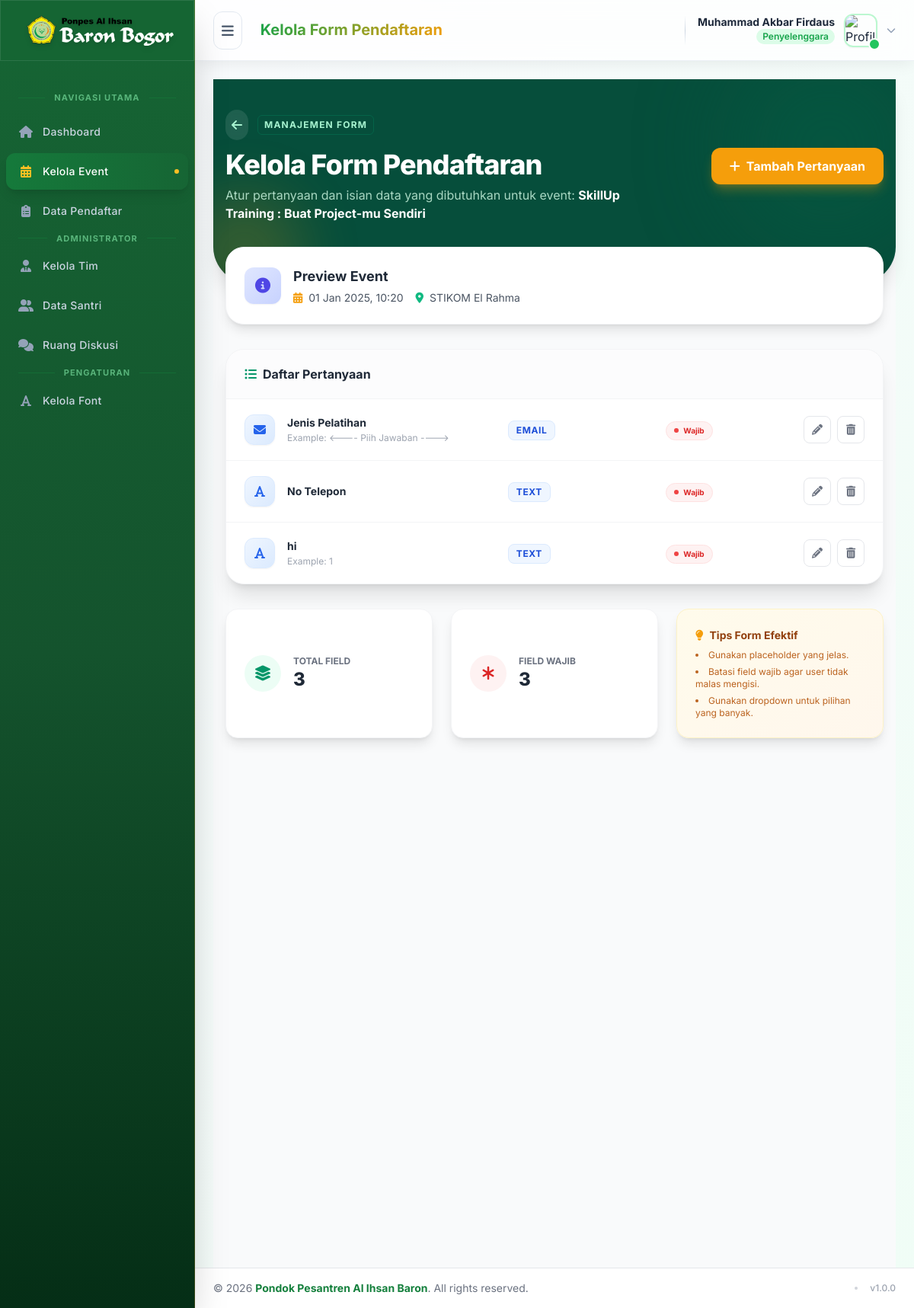
The page /admin/kelola_form.php?id=1 (signed in) on the database its author committed.
### tables this page shows
CREATE TABLE `workshops` (
  `id` int NOT NULL,
  `penyelenggara_id` int NOT NULL,
  `judul` varchar(255) NOT NULL,
  `visibilitas` enum('public','internal') DEFAULT 'public',
  `deskripsi` text NOT NULL,
  `poster` varchar(255) DEFAULT NULL,
  `tanggal_waktu` datetime NOT NULL,
  `jam_selesai` datetime DEFAULT NULL,
  `lokasi` varchar(255) NOT NULL,
  `tipe_event` enum('gratis','berbayar') NOT NULL DEFAULT 'gratis',
  `harga` int DEFAULT '0',
  `nominal_denda` decimal(10,2) DEFAULT '0.00',
  `sertifikat_template` varchar(255) DEFAULT NULL,
  `sertifikat_prefix` varchar(100) DEFAULT NULL,
  `sertifikat_nomor_awal` int NOT NULL DEFAULT '1',
  `sertifikat_nama_fs` int NOT NULL DEFAULT '120',
  `sertifikat_nama_y_percent` decimal(7,2) NOT NULL DEFAULT '50.00',
  `sertifikat_nama_x_percent` decimal(7,2) NOT NULL DEFAULT '50.00',
  `sertifikat_nomor_fs` int NOT NULL DEFAULT '40',
  `sertifikat_nomor_y_percent` decimal(7,2) NOT NULL DEFAULT '60.00',
  `sertifikat_font` varchar(255) DEFAULT 'Poppins-SemiBold.ttf',
  `sertifikat_orientasi` enum('portrait','landscape') NOT NULL DEFAULT 'portrait',
  `sertifikat_nomor_x_percent` decimal(7,2) NOT NULL DEFAULT '50.00',
  `created_at` timestamp NOT NULL DEFAULT CURRENT_TIMESTAMP,
  `is_kuesioner_active` tinyint(1) DEFAULT '0',
  `is_diskusi_active` tinyint(1) DEFAULT '1'
);

CREATE TABLE `form_fields` (
  `id` int NOT NULL,
  `workshop_id` int NOT NULL,
  `label` varchar(255) NOT NULL,
  `field_type` enum('text','email','tel','select','radio','textarea') NOT NULL,
  `options` text,
  `is_required` tinyint(1) NOT NULL DEFAULT '1',
  `placeholder` varchar(255) DEFAULT NULL,
  `urutan` int DEFAULT '0'
);

### admin/kelola_form.php (the view, shortened to what this page needs)
<?php
require_once '../admin/templates/header.php';
require_once '../core/koneksi.php';
$workshop_id = $_GET['id'];
$stmt_workshop = $pdo->prepare("SELECT * FROM workshops WHERE id = ?");
$stmt_workshop->execute([$workshop_id]);
$workshop = $stmt_workshop->fetch(PDO::FETCH_ASSOC);
$stmt_fields = $pdo->prepare("SELECT * FROM form_fields WHERE workshop_id = ? ORDER BY urutan ASC, id ASC");
$stmt_fields->execute([$workshop_id]);
$fields = $stmt_fields->fetchAll(PDO::FETCH_ASSOC);
?>
<div class="min-h-screen bg-gray-50 font-sans pb-32">
    <div class="bg-emerald-900 pb-20 pt-10 px-4 rounded-b-[3rem] shadow-xl relative overflow-hidden">
        <div class="absolute bottom-0 left-0 -mb-10 -ml-10 w-40 h-40 bg-amber-500 rounded-full opacity-20 blur-2xl"></div>
        <div class="max-w-6xl mx-auto relative z-10 flex flex-col md:flex-row justify-between items-start md:items-center gap-6">
            <div>
                <div class="flex items-center gap-3 mb-3">
                    <a href="kelola_event.php" class="text-emerald-200 hover:text-white transition-all bg-white/10 hover:bg-white/20 p-2 rounded-full backdrop-blur-sm group">
                        <i class="fas fa-arrow-left group-hover:-translate-x-1 transition-transform"></i>
                    </a>
                    <span class="text-emerald-200 text-xs font-bold uppercase tracking-widest border border-emerald-700/50 px-2 py-1 rounded-md">Manajemen Form</span>
                </div>
                <h1 class="text-3xl md:text-4xl font-extrabold text-white tracking-tight leading-tight">
                    Kelola Form Pendaftaran
                </h1>
                <p class="text-emerald-100/80 mt-2 text-sm md:text-base max-w-xl">
                    Atur pertanyaan dan isian data yang dibutuhkan untuk event: <span class="font-bold text-white"><?= htmlspecialchars($workshop['judul']) ?></span>
                </p>
            </div>
            <div class="flex flex-col sm:flex-row gap-3 w-full md:w-auto">
                <button type="button" id="btnTambahField" data-workshop-id="<?= $workshop['id'] ?>"
                    class="bg-amber-500 hover:bg-amber-600 text-white font-bold py-3 px-6 rounded-xl shadow-lg shadow-amber-500/30 transition-all transform hover:-translate-y-0.5 flex items-center justify-center gap-2">
                    <i class="fas fa-plus"></i> Tambah Pertanyaan
                </button>
            </div>
        </div>
    </div>
    <div class="max-w-6xl mx-auto px-4 -mt-12 relative z-20">
        <div class="bg-white rounded-3xl shadow-lg border border-gray-100 p-6 mb-8 flex flex-col md:flex-row items-center gap-4">
            <div class="w-12 h-12 rounded-xl bg-gradient-to-br from-indigo-100 to-indigo-200 text-indigo-600 flex items-center justify-center text-xl shadow-sm flex-shrink-0">
                <i class="fas fa-info-circle"></i>
            </div>
            <div class="flex-1">
                <h3 class="text-lg font-bold text-gray-800">Preview Event</h3>
                <div class="flex flex-wrap gap-4 mt-1 text-sm text-gray-600">
                    <span class="flex items-center"><i class="fas fa-calendar-alt mr-2 text-amber-500"></i> <?= date('d M Y, H:i', strtotime($workshop['tanggal_waktu'])) ?></span>
                    <span class="flex items-center"><i class="fas fa-map-marker-alt mr-2 text-emerald-500"></i> <?= htmlspecialchars($workshop['lokasi']) ?></span>
                </div>
            </div>
        </div>
        <div class="bg-white rounded-3xl shadow-xl border border-gray-100 overflow-hidden">
            <div class="bg-gray-50/50 px-6 py-5 border-b border-gray-100">
                <h3 class="font-bold text-gray-800 flex items-center gap-2">
                    <i class="fas fa-list-ul text-emerald-600"></i> Daftar Pertanyaan
                </h3>
            </div>
            <div class="divide-y divide-gray-100">
                <?php if (empty($fields)): ?>
                        <div class="p-12 text-center">
                            <div class="w-20 h-20 bg-gray-50 rounded-full flex items-center justify-center mx-auto mb-4 border-2 border-dashed border-gray-200">
                                <i class="fas fa-clipboard-question text-3xl text-gray-300"></i>
                            </div>
                            <h3 class="text-lg font-bold text-gray-800">Belum Ada Pertanyaan</h3>
                            <p class="text-gray-500 text-sm mt-2 max-w-sm mx-auto">
                                Form pendaftaran masih kosong. Mulai tambahkan pertanyaan untuk calon peserta.
                            </p>
                            <button type="button" id="btnTambahFieldEmpty" data-workshop-id="<?= $workshop['id'] ?>"
                                class="mt-6 inline-flex items-center justify-center px-6 py-2.5 bg-emerald-600 text-white rounded-xl hover:bg-emerald-700 transition shadow-lg shadow-emerald-200 font-bold text-sm">
                                <i class="fas fa-plus mr-2"></i> Tambah Pertanyaan Pertama
                            </button>
                        </div>
                <?php else: ?>
                        <?php foreach ($fields as $field): ?>
                                <div class="px-6 py-5 hover:bg-emerald-50/30 transition-colors group">
                                    <div class="grid grid-cols-1 md:grid-cols-12 gap-4 items-center">
                                        <div class="md:col-span-5 flex items-center gap-4">
                                            <div class="w-10 h-10 rounded-xl bg-gradient-to-br from-blue-50 to-blue-100 text-blue-600 flex items-center justify-center shadow-sm border border-blue-100 flex-shrink-0">
                                                <?php
                                                $icons = [
                                                    'text' => 'fa-font',
                                                    'email' => 'fa-envelope',
                                                    'tel' => 'fa-phone',
                                                    'textarea' => 'fa-align-left',
                                                    'select' => 'fa-list-ul',
                                                    'radio' => 'fa-dot-circle'
                                                ];
                                                $iconClass = $icons[$field['field_type']] ?? 'fa-question';
                                                ?>
                                                <i class="fas <?= $iconClass ?>"></i>
                                            </div>
                                            <div class="min-w-0">
                                                <h4 class="font-bold text-gray-800 text-sm truncate group-hover:text-emerald-700 transition-colors">
                                                    <?= htmlspecialchars($field['label']) ?>
                                                </h4>
                                                <?php if ($field['placeholder']): ?>
                                                        <p class="text-xs text-gray-400 truncate mt-0.5">Example: <?= htmlspecialchars($field['placeholder']) ?></p>
                                                <?php endif; ?>
                                            </div>
                                        </div>
                                        <div class="md:col-span-3">
                                            <span class="inline-flex items-center px-2.5 py-1 rounded-lg text-xs font-bold uppercase tracking-wider
                                        <?= ($field['field_type'] === 'select' || $field['field_type'] === 'radio') ? 'bg-purple-50 text-purple-700 border border-purple-100' : 'bg-blue-50 text-blue-700 border border-blue-100' ?>">
                                                <?= $field['field_type'] ?>
                                            </span>
                                        </div>
                                        <div class="md:col-span-2 text-center md:text-left">
                                            <?php if ($field['is_required']): ?>
                                                    <span class="inline-flex items-center gap-1.5 px-2.5 py-1 rounded-full text-[10px] font-bold bg-red-50 text-red-600 border border-red-100">
                                                        <span class="w-1.5 h-1.5 rounded-full bg-red-500"></span> Wajib
                                                    </span>
                                            <?php else: ?>
                                                    <span class="inline-flex items-center gap-1.5 px-2.5 py-1 rounded-full text-[10px] font-bold bg-gray-100 text-gray-500 border border-gray-200">
                                                        Opsional
                                                    </span>
                                            <?php endif; ?>
                                        </div>
                                        <div class="md:col-span-2 flex justify-end gap-2">
                                            <button type="button"
                                                class="btn-edit-field w-9 h-9 rounded-lg bg-white border border-gray-200 text-gray-500 hover:text-emerald-600 hover:border-emerald-200 hover:shadow-md transition-all flex items-center justify-center"
                                                title="Edit Field"
                                                data-field-id="<?= $field['id'] ?>"
                                                data-workshop-id="<?= $field['workshop_id'] ?>"
                                                data-label="<?= htmlspecialchars($field['label']) ?>"
                                                data-field-type="<?= $field['field_type'] ?>"
                                                data-options="<?= htmlspecialchars($field['options']) ?>"
                                                data-is-required="<?= $field['is_required'] ?>"
                                                data-placeholder="<?= htmlspecialchars($field['placeholder']) ?>">
                                                <i class="fas fa-pencil-alt text-sm"></i>
                                            </button>
                                            <button type="button"
                                                class="btn-hapus-field w-9 h-9 rounded-lg bg-white border border-gray-200 text-gray-500 hover:text-red-600 hover:border-red-200 hover:shadow-md transition-all flex items-center justify-center"
                                                title="Hapus Field"
                                                data-field-id="<?= $field['id'] ?>"
                                                data-label="<?= htmlspecialchars($field['label']) ?>">
                                                <i class="fas fa-trash-alt text-sm"></i>
                                            </button>
                                        </div>
                                    </div>
                                </div>
                        <?php endforeach; ?>
                <?php endif; ?>
            </div>
        </div>
        <div class="grid grid-cols-1 md:grid-cols-3 gap-6 mt-8">
            <div class="bg-white rounded-2xl shadow-lg border border-gray-100 p-6 flex items-center gap-4">
                <div class="w-12 h-12 rounded-full bg-emerald-50 text-emerald-600 flex items-center justify-center text-xl">
                    <i class="fas fa-layer-group"></i>
                </div>
                <div>
                    <p class="text-xs text-gray-500 font-bold uppercase">Total Field</p>
                    <p class="text-2xl font-extrabold text-gray-800"><?= count($fields) ?></p>
                </div>
            </div>
            <div class="bg-white rounded-2xl shadow-lg border border-gray-100 p-6 flex items-center gap-4">
                <div class="w-12 h-12 rounded-full bg-red-50 text-red-600 flex items-center justify-center text-xl">
                    <i class="fas fa-asterisk"></i>
                </div>
                <div>
                    <p class="text-xs text-gray-500 font-bold uppercase">Field Wajib</p>
                    <p class="text-2xl font-extrabold text-gray-800"><?= count(array_filter($fields, fn($f) => $f['is_required'])) ?></p>
                </div>
            </div>
            <div class="bg-gradient-to-br from-amber-50 to-orange-50 rounded-2xl shadow-lg border border-amber-100 p-6">
                <h3 class="text-sm font-bold text-amber-800 mb-2 flex items-center">
                    <i class="fas fa-lightbulb text-amber-500 mr-2"></i> Tips Form Efektif
                </h3>
                <ul class="text-xs text-amber-700 space-y-1.5 list-disc list-inside opacity-90">
                    <li>Gunakan placeholder yang jelas.</li>
                    <li>Batasi field wajib agar user tidak malas mengisi.</li>
                    <li>Gunakan dropdown untuk pilihan yang banyak.</li>
                </ul>
            </div>
        </div>
    </div>
</div>
<?php
require_once '../admin/templates/footer.php';
?>

### rows shown on the page
workshops: judul "SkillUp Training : Buat Project-mu Sendiri", tanggal_waktu "01 Jan 2025, 10:20", lokasi "STIKOM El Rahma"
form_fields: label "Jenis Pelatihan", placeholder "<---- Piih Jawaban ---->", field_type "EMAIL", is_required 1 (drawn)
form_fields: label "No Telepon", field_type "TEXT", is_required 1 (drawn)
form_fields: label "hi", placeholder "1", field_type "TEXT", is_required 1 (drawn)

### other values the page prints
$title "NAVIGASI UTAMA ADMINISTRATOR PENGATURAN"
$label "Dashboard Kelola Event Data Pendaftar Kelola Tim Data Santri Ruang Diskusi Kelola Font"
$page_title "Kelola Form Pendaftaran"
$nama_user "Muhammad Akbar Firdaus"
count($fields) "3"
count(array_filter($fields, fn($f) => $f['is_required'])) "3"
